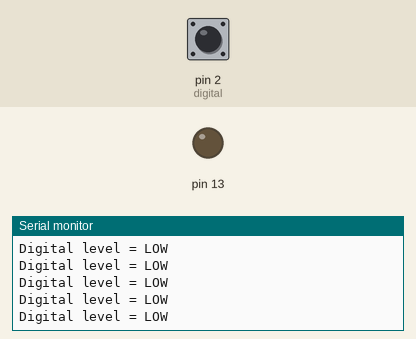
Recording of a sketch running on a simulated Arduino Uno, built with avr-gcc and run on an emulated ATmega328P. Shown: output pins drawn as LEDs (lit = HIGH), the last lines printed to the serial monitor. The inputs (shaded band) are chosen by the test bench; at power-on: pin 2 (digital) LOW. Pins used as bus, display or sensor lines are not drawn.

Above: at 1.2 s.
1.3 s: pin 2 (digital) driven HIGH
At 1.9 s:
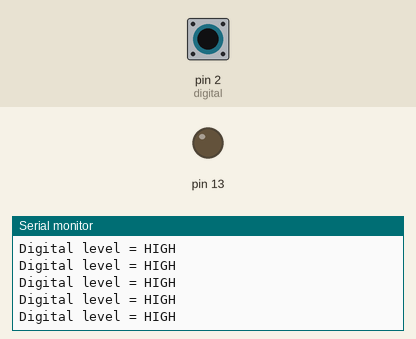
3.2 s: pin 2 (digital) pulsed LOW 2 times (0.12 s each, 0.3 s apart)
6.8 s: pin 2 (digital) driven LOW
At 7.3 s:
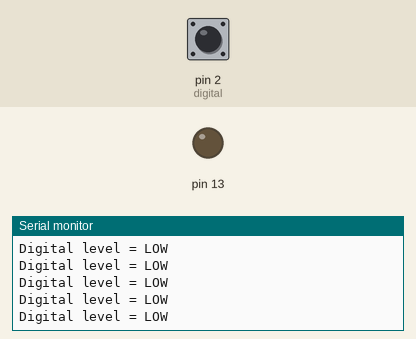

The sketch:

Opto.ino
```cpp
/*
* Opto Slotted Switch Test Sketch
*
* Pins
* Vcc to A0
* DO to A1
* AO to Arduino pin A2
* Gnd to A3
*/

int analog = 16; // Arduino A2
int digital = 2; // Arduino A1
int gnd = 3;  // supplies 0 volts
int power = 4;  // supplies 5 volts

void setup() {
 Serial.begin(9600); // start Serial Monitor
 pinMode(13, OUTPUT);
 digitalWrite(13,LOW);  // turn OFF the LED on Arduino pin 13
 pinMode(digital, INPUT);  // this pin reads the digital output, either HIGH or LOW
 pinMode(power, OUTPUT);
 digitalWrite(power,HIGH);// this pin will supply 5 volts
 pinMode(gnd, OUTPUT);
 digitalWrite(gnd,LOW); // this pin will supply the GND to the board
}

void loop() {
 // print the analog output in milli volts
 //Serial.print("Analog level = ");
 //Serial.print(analogRead(analog));
 //Serial.println(" mv");  // milli volts
 // print the digital Output LOW = alarm tripped
 Serial.print("Digital level =");
 if (digitalRead(digital) == HIGH){
   Serial.println(" HIGH");
 }
 else{
   Serial.println(" LOW");
 }
 delay (0);  // this just makes it easier to read the serial output
}
```

Measured:
- after the input at 1.3 s, the serial monitor: prints a new line after 0.05 s (image 1)
- after the input at 6.8 s, the serial monitor: prints a new line after 0.06 s (image 2)
